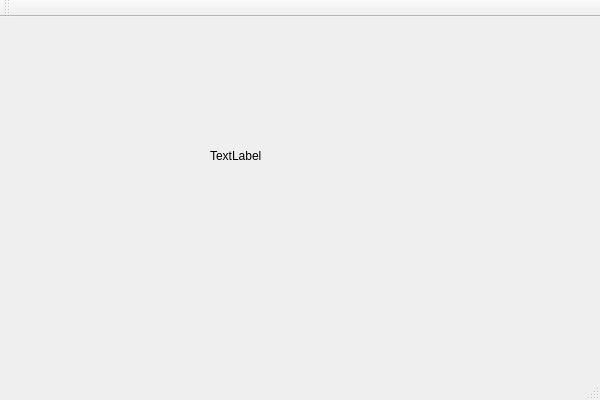
<?xml version="1.0" encoding="UTF-8"?>
<ui version="4.0">
 <class>sampl_2Class</class>
 <widget class="QMainWindow" name="sampl_2Class">
  <property name="geometry">
   <rect>
    <x>0</x>
    <y>0</y>
    <width>600</width>
    <height>400</height>
   </rect>
  </property>
  <property name="windowTitle">
   <string>sampl_2</string>
  </property>
  <widget class="QWidget" name="centralWidget">
   <widget class="QLabel" name="label">
    <property name="geometry">
     <rect>
      <x>210</x>
      <y>130</y>
      <width>81</width>
      <height>18</height>
     </rect>
    </property>
    <property name="text">
     <string>TextLabel</string>
    </property>
   </widget>
  </widget>
  <widget class="QMenuBar" name="menuBar">
   <property name="geometry">
    <rect>
     <x>0</x>
     <y>0</y>
     <width>600</width>
     <height>30</height>
    </rect>
   </property>
  </widget>
  <widget class="QToolBar" name="mainToolBar">
   <attribute name="toolBarArea">
    <enum>TopToolBarArea</enum>
   </attribute>
   <attribute name="toolBarBreak">
    <bool>false</bool>
   </attribute>
  </widget>
  <widget class="QStatusBar" name="statusBar"/>
 </widget>
 <layoutdefault spacing="6" margin="11"/>
 <resources>
  <include location="sampl_2.qrc"/>
 </resources>
 <connections/>
</ui>
